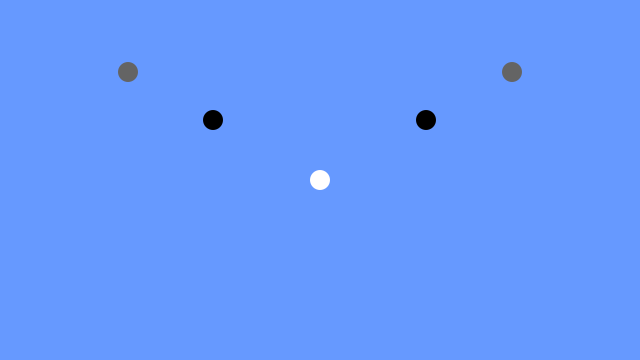
Frame 1 (no input)
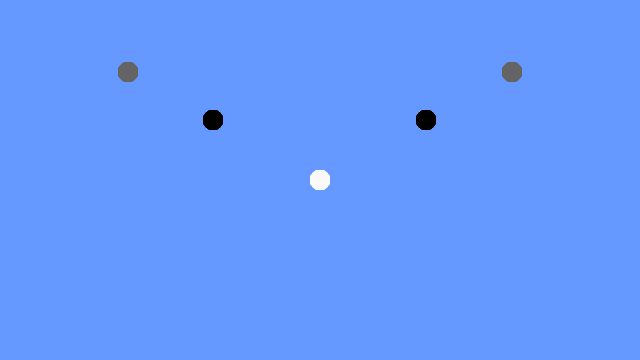
Frame 60 (the mouse pressed at the canvas centre just before this capture)
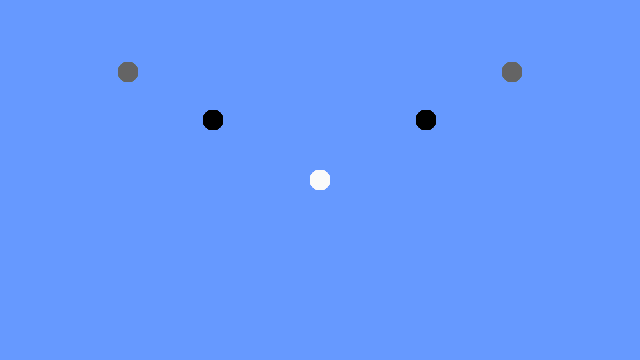
Frame 120 (the mouse held since frame 60 and released just before this capture)

The Processing sketch that drew these frames (run headless with seeded random() and noise(); from frame 60 on, the mouse is pressed at the canvas centre):

// Processing sketch: circular_decay
// ── circular_decay.pde
//just a handy script to help with placement of stuff in respect to the canvas 
void setup() {
  size(640, 360);
  noStroke();
  background(#6699ff);
}

void draw() {
  ellipse(width/2, height/2, 20, 20);
  fill(0);
  ellipse(width/3, height/3, 20, 20);
  fill(100);
  ellipse(width/5, height/5, 20, 20);
  fill(0);
  ellipse(2*width/3, height/3, 20, 20);
  fill(100);
  ellipse(4*width/5, height/5, 20, 20);
  fill(250);
}
